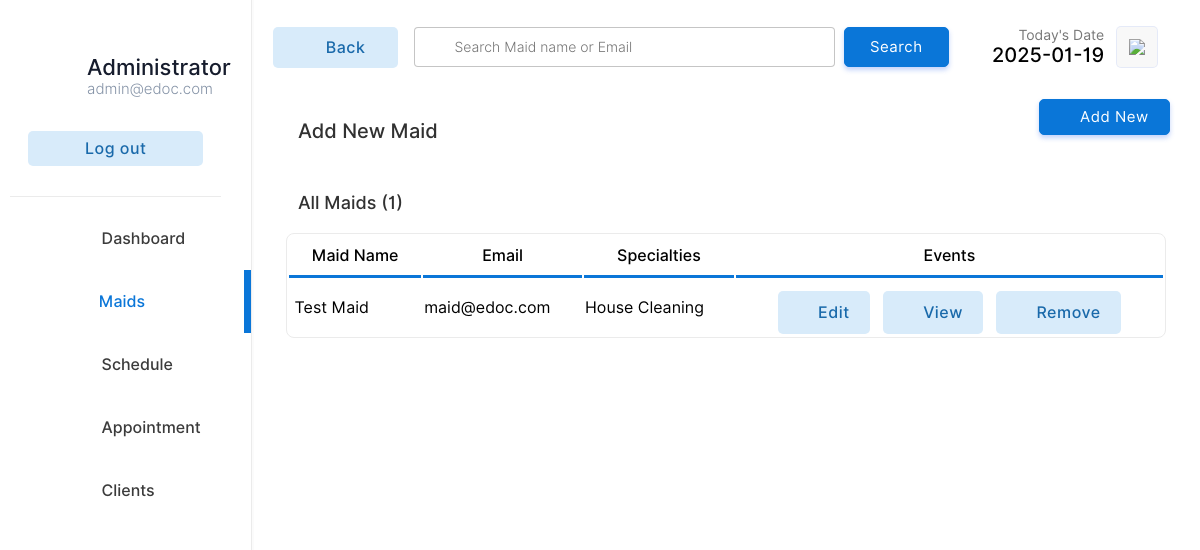
The app's page /maid/maid.php (signed in), older data.
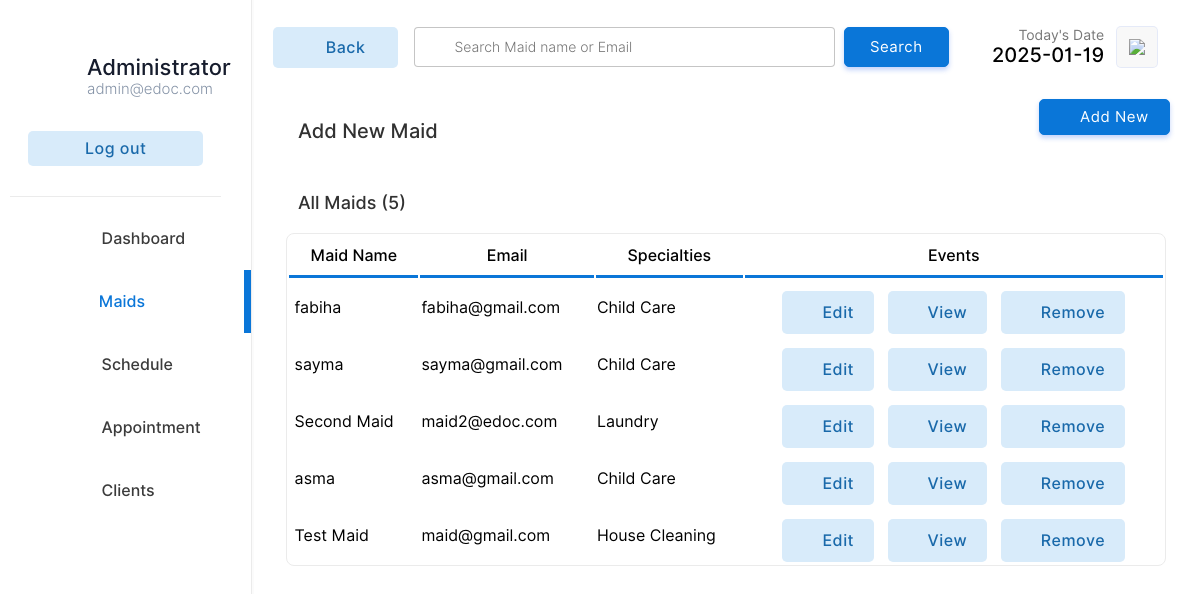
The same page, newer data.
### tables this page shows
CREATE TABLE `maid` (
  `maidid` int(11) NOT NULL,
  `maidemail` varchar(255) DEFAULT NULL,
  `maidname` varchar(255) DEFAULT NULL,
  `maidpassword` varchar(255) DEFAULT NULL,
  `maidnic` varchar(15) DEFAULT NULL,
  `maidtel` varchar(15) DEFAULT NULL,
  `specialties` int(2) DEFAULT NULL
);

CREATE TABLE `specialties` (
  `id` int(2) NOT NULL,
  `sname` varchar(50) DEFAULT NULL
);

### maid/maid.php (the view, shortened to what this page needs)
<!DOCTYPE html>
<html lang="en">
<head>
    <link rel="stylesheet" href="../css/animations.css">
    <link rel="stylesheet" href="../css/main.css">
    <link rel="stylesheet" href="../css/admin.css">
</head>
<body>
    <?php
    include("../connection.php");
    ?>
    <div class="container">
        <div class="menu">
            <table class="menu-container" border="0">
                <tr>
                    <td style="padding:10px" colspan="2">
                        <table border="0" class="profile-container">
                            <tr>
                                <td width="30%" style="padding-left:20px" >
                                </td>
                                <td style="padding:0px;margin:0px;">
                                    <p class="profile-title">Administrator</p>
                                    <p class="profile-subtitle">admin@edoc.com</p>
                                </td>
                            </tr>
                            <tr>
                                <td colspan="2">
                                <a href="../logout.php" ><input type="button" value="Log out" class="logout-btn btn-primary-soft btn"></a>
                                </td>
                            </tr>
                    </table>
                    </td>
                </tr>
                <tr class="menu-row" >
                    <td class="menu-btn menu-icon-dashbord" >
                        <a href="index.php" class="non-style-link-menu"><div><p class="menu-text">Dashboard</p></a></div></a>
                <tr class="menu-row">
                    <td class="menu-btn menu-icon-doctor menu-active menu-icon-doctor-active">
                        <a href="maid.php" class="non-style-link-menu non-style-link-menu-active"><div><p class="menu-text">Maids</p></a></div>
                <tr class="menu-row" >
                    <td class="menu-btn menu-icon-schedule">
                        <a href="schedule.php" class="non-style-link-menu"><div><p class="menu-text">Schedule</p></div></a>
                    </td>
                </tr>
                <tr class="menu-row">
                    <td class="menu-btn menu-icon-appoinment">
                        <a href="appointment.php" class="non-style-link-menu"><div><p class="menu-text">Appointment</p></a></div>
                    </td>
                </tr>
                <tr class="menu-row" >
                    <td class="menu-btn menu-icon-patient">
                        <a href="client.php" class="non-style-link-menu"><div><p class="menu-text">Clients</p></a></div>
                    </td>
                </tr>
        <div class="dash-body">
            <table border="0" width="100%" style=" border-spacing: 0;margin:0;padding:0;margin-top:25px; ">
                <tr >
                    <td width="13%">
                        <a href="maid.php" ><button  class="login-btn btn-primary-soft btn btn-icon-back"  style="padding-top:11px;padding-bottom:11px;margin-left:20px;width:125px"><font class="tn-in-text">Back</font></button></a>
                    </td>
                    <td>
                        <form action="" method="post" class="header-search">
                            <input type="search" name="search" class="input-text header-searchbar" placeholder="Search Maid name or Email" list="maids">&nbsp;&nbsp;
                            <?php
                            $list11 = $database->query("select maidname, maidemail from maid;");
                            ?>
                            <input type="Submit" value="Search" class="login-btn btn-primary btn" style="padding-left: 25px;padding-right: 25px;padding-top: 10px;padding-bottom: 10px;">
                        </form>
                    </td>
                    <td width="15%">
                        <p style="font-size: 14px;color: rgb(119, 119, 119);padding: 0;margin: 0;text-align: right;">
                            Today's Date
                        </p>
                        <p class="heading-sub12" style="padding: 0;margin: 0;">
                            <?php
                        $date = date('Y-m-d');
                        echo $date;
                        ?>
                        </p>
                    </td>
                    <td width="10%">
                        <button  class="btn-label"  style="display: flex;justify-content: center;align-items: center;"><img src="../img/calendar.svg" width="100%"></button>
                    </td>
                </tr>
                <tr >
                    <td colspan="2" style="padding-top:30px;">
                        <p class="heading-main12" style="margin-left: 45px;font-size:20px;color:rgb(49, 49, 49)">Add New Maid</p>
                    </td>
                    <td colspan="2">
                        <a href="?action=add&id=none&error=0" class="non-style-link"><button  class="login-btn btn-primary btn button-icon"  style="display: flex;justify-content: center;align-items: center;margin-left:75px;background-image: url('../img/icons/add.svg');">Add New</font></button>
                            </a></td>
                </tr>
                <tr>
                    <td colspan="4" style="padding-top:10px;">
                        <p class="heading-main12" style="margin-left: 45px;font-size:18px;color:rgb(49, 49, 49)">All Maids (<?php echo $list11->num_rows; ?>)</p>
                    </td>
                </tr>
                <?php
                if($_POST){
                    $keyword=$_POST["search"];
                    $sqlmain= "select *
                               from maid
                               where maidemail='$keyword' or maidname='$keyword' or maidname like '$keyword%' or maidname like '%$keyword' or maidname like '%$keyword%'";
                }else{
                    $sqlmain= "select * from maid order by maidid desc";
                }
                ?>
                <tr>
                   <td colspan="4">
                       <center>
                        <div class="abc scroll">
                        <table width="93%" class="sub-table scrolldown" border="0">
                        <thead>
                        <tr>
                                <th class="table-headin">
                                Maid Name
                                </th>
                                <th class="table-headin">
                                    Email
                                </th>
                                <th class="table-headin">
                                    Specialties
                                </th>
                                <th class="table-headin">
                                    Events
                                </tr>
                        </thead>
                        <tbody>
                        <?php
                        $result= $database->query($sqlmain);
                        if($result->num_rows==0){
                            echo '<tr>
                            <td colspan="4">
                            <br><br><br><br>
                            <center>
                            <img src="../img/notfound.svg" width="25%">
                            <br>
                            <p class="heading-main12" style="margin-left: 45px;font-size:20px;color:rgb(49, 49, 49)">We couldn\'t find anything related to your keywords!</p>
                            <a class="non-style-link" href="maid.php"><button class="login-btn btn-primary-soft btn" style="display: flex;justify-content: center;align-items: center;margin-left:20px;">&nbsp; Show all Maids &nbsp;</button></a>
                            </center>
                            <br><br><br><br>
                            </td>
                            </tr>';
                        } else {
                            for ($x=0; $x<$result->num_rows; $x++){
                                $row=$result->fetch_assoc();
                                $maidid=$row["maidid"];
                                $name=$row["maidname"];
                                $email=$row["maidemail"];
                                $spe=$row["specialties"];
                                $spcil_res= $database->query("select sname from specialties where id='$spe'");
                                $spcil_array= $spcil_res->fetch_assoc();
                                $spcil_name=$spcil_array["sname"];
                                echo '<tr>
                                    <td> &nbsp;'.
                                    substr($name,0,30)
                                    .'</td>
                                    <td>
                                    '.substr($email,0,20).'
                                    </td>
                                    <td>
                                        '.substr($spcil_name,0,20).'
                                    </td>
                                    <td>
                                    <div style="display:flex;justify-content: center;">
                                    <a href="?action=edit&id='.$maidid.'&error=0" class="non-style-link"><button class="btn-primary-soft btn button-icon btn-edit" style="padding-left: 40px;padding-top: 12px;padding-bottom: 12px;margin-top: 10px;"><font class="tn-in-text">Edit</font></button></a>
                                    &nbsp;&nbsp;&nbsp;
                                    <a href="?action=view&id='.$maidid.'" class="non-style-link"><button class="btn-primary-soft btn button-icon btn-view" style="padding-left: 40px;padding-top: 12px;padding-bottom: 12px;margin-top: 10px;"><font class="tn-in-text">View</font></button></a>
                                &nbsp;&nbsp;&nbsp;
                                <a href="?action=drop&id='.$maidid.'&name='.$name.'" class="non-style-link"><button class="btn-primary-soft btn button-icon btn-delete" style="padding-left: 40px;padding-top: 12px;padding-bottom: 12px;margin-top: 10px;"><font class="tn-in-text">Remove</font></button></a>
                                    </div>
                                    </td>
                                </tr>';
                            }
                        }
                        ?>
                            </tbody>
                        </table>
                        </div>
                        </center>
                   </td>
                </tr>
            </table>
        </div>
</body>
</html>

### css/main.css (style rules this page uses)
:root { --primarycolor: #0A76D8; --primarycolorhover: #006dd3; --btnice:#D8EBFA; --btnnicetext:#1b62b3; }
body { margin: 0; padding: 0; border-spacing: 0; font-family: 'Inter', sans-serif; }
.input-text { border-radius: 4px; border: 0.5px solid rgb(226, 226, 226); padding: 10px; width: 92%; transition: 0.2s; outline: none; }
.input-text { border: 1px solid #e9ecef; font-size: 14px; line-height: 26px; background-color: #fff; display: block; width: 100%; padding: .375rem .75rem; font-weight: 300; line-height: 1.5; color: #212529; background-color: #fff; background-clip: padding-box; -webkit-appearance: none; -moz-appearance: none; appearance: none; border-radius: .25rem; transition: border-color .15s ease-in-out,box-shadow .15s ease-in-out; }
.input-text::placeholder { font-family: 'Inter', sans-serif; }
.btn { cursor: pointer; padding: 8px 20px; outline: none; text-decoration: none; font-size: 15px; letter-spacing: 0.5px; transition: all 0.3s; border-radius: 5px; font-family: 'Inter', sans-serif; }
.btn-primary { background-color: var(--primarycolor) ; border: 1px solid var(--primarycolor) ; color: #fff ; box-shadow: 0 3px 5px 0 rgba(57,108,240,0.3); }
.btn-primary-soft { background-color: #D8EBFA ; color: #1969AA; font-weight: 500; font-size: 16px; border: none; }
.non-style-link:link, .non-style-link:visited, .non-style-link:hover, .non-style-link:active { text-decoration: none; color: rgb(43, 43, 43); }
.btn-label { margin-left: 10px; padding: 12px 12px; outline: none; text-decoration: none; font-size: 15px; letter-spacing: 0.5px; transition: all 0.3s; border-radius: 5px; background-color: #f0f0f073; border: 1px solid rgba(57,108,240,0.1) ; font-family: 'Inter', sans-serif; }
.sub-table { border: 1px solid #ebebeb; border-radius: 8px; }
.table-headin { font-size: 16px; font-weight: 500; padding: 10px; border-bottom: 3px solid var(--primarycolor); }
.abc { width: 100%; height: 550px; overflow: auto; }
input[type=search] { background-image: url('../img/search.svg'); background-position: 10px 50%; background-repeat: no-repeat; transition: 0.5s; padding: 8px 20px 8px 40px; }
.button-icon { background-position: 10px 50%; background-repeat: no-repeat; transition: 0.5s; padding: 8px 20px 8px 40px; }
.menu-btn { padding:6px; color: #3b3b3b; background-position: 30% 50%; background-repeat: no-repeat; transition: 0.5s; }
.menu-text { padding-left: 40%; font-weight: 500; font-size: 16px; }
.menu-active { color: var(--primarycolor); border-right: 7px solid var(--primarycolor); background-color: var(); }
.non-style-link-menu:link, .non-style-link-menu:visited, .non-style-link-menu:active { text-decoration: none; color: #3b3b3b; }
.non-style-link-menu-active:link, .non-style-link-menu-active:visited, .non-style-link-menu-active:active { text-decoration: none; color: var(--primarycolor); }
.menu-icon-dashbord { background-image: url('../img/icons/dashboard.svg'); }
.menu-icon-doctor { background-image: url('../img/icons/doctors.svg'); }
.menu-icon-schedule { background-image: url('../img/icons/schedule.svg'); }
.menu-icon-appoinment { background-image: url('../img/icons/book.svg'); }
.menu-icon-patient { background-image: url('../img/icons/patients.svg'); }
.menu-icon-doctor:hover,.menu-icon-doctor-active { color: var(--primarycolor); background-image: url('../img/icons/doctors-hover.svg'); }
.btn-icon-back { background-image: url('../img/icons/back-iceblue.svg'); background-position: 18px 50%; background-repeat: no-repeat; transition: 0.5s; padding: 8px 20px 8px 40px; }
.btn-edit { background-image: url('../img/icons/edit-iceblue.svg'); }
.btn-view { background-image: url('../img/icons/view-iceblue.svg'); }
.btn-delete { background-image: url('../img/icons/delete-iceblue.svg'); }

### maid/maid.php (style rules this page uses)
.sub-table { animation: transitionIn-Y-bottom 0.5s; }

Row changes from the older to the newer data that the page shows:
added maid: maidname "fabiha", maidemail "fabiha@gmail.com", specialties.sname "Child Care"
added maid: maidname "sayma", maidemail "sayma@gmail.com", specialties.sname "Child Care"
added maid: maidname "Second Maid", maidemail "maid2@edoc.com", specialties.sname "Laundry"
added maid: maidname "asma", maidemail "asma@gmail.com", specialties.sname "Child Care"
changed maid "Test Maid": maidemail "maid@edoc.com" → "maid@gmail.com"
Text that changed along with them:
$list11->num_rows: "1" → "5"
